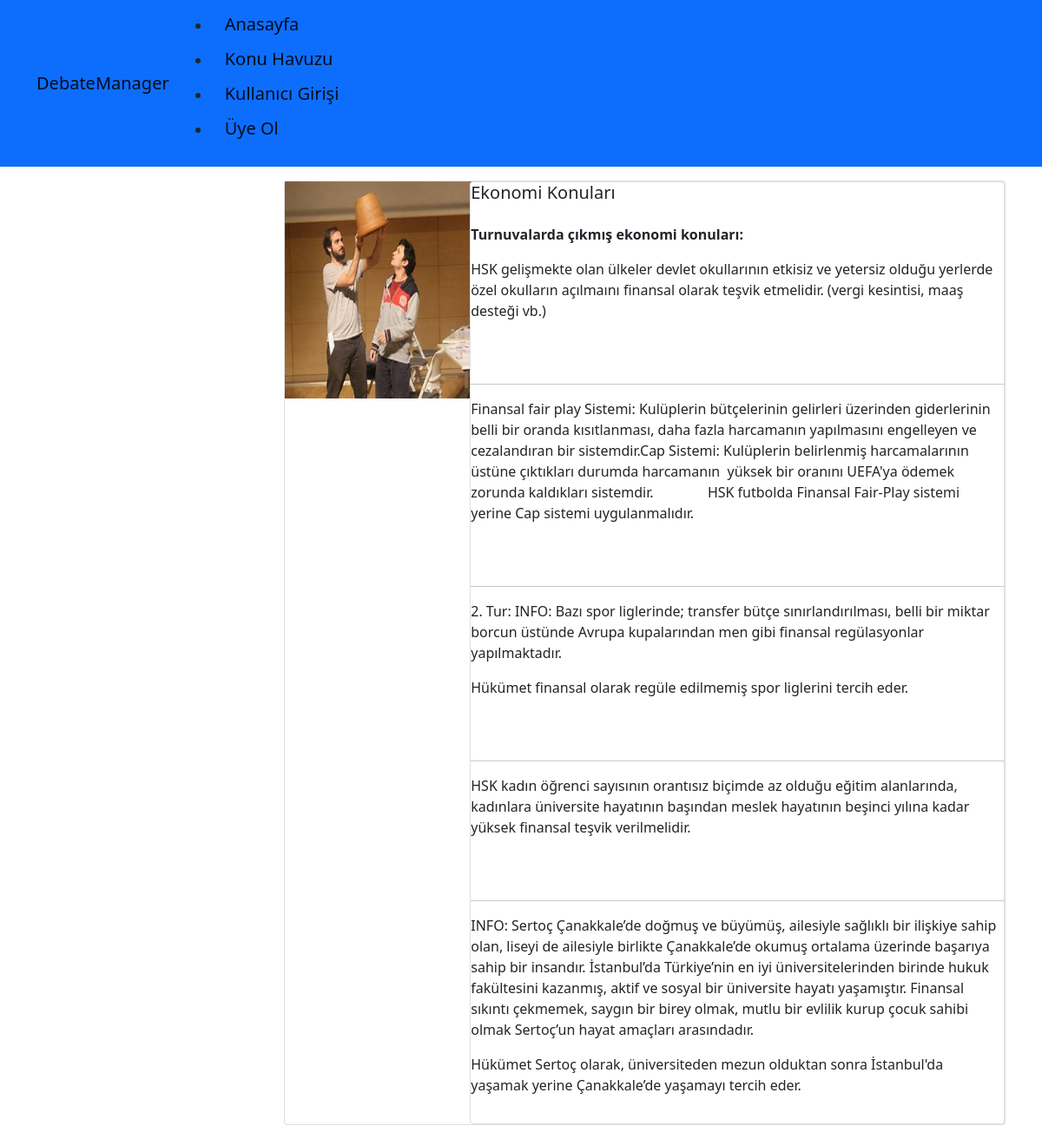
Page /blogs/ekonomi-konular on the committed database.
### DM/models.py (models this page shows, shortened)
class Blog(models.Model):
    title = models.CharField(max_length=200)
    image = models.CharField(max_length=50)
    description = RichTextField()
    is_active = models.BooleanField(default=False)
    is_home = models.BooleanField(default=False)
    slug = models.SlugField(null=False, blank=True, unique=True, db_index=True, editable=False)
    categories = models.ManyToManyField(Category)

### DM/views.py (the view)
# urls.py: path("blogs/<slug:slug>", views.blog_details, name="blog_details"),
def blog_details(request, slug):
    blog = Blog.objects.get(slug=slug)
    return render(request, "DM/blog_details.html", {
        "blog": blog})

### DM/templates/DM/blog_details.html (shortened to what this page needs)
{% extends "base.html" %}
{% load static %}
{% block content %}
    <div class="container mt-3">
        <div class="row">
            <div class="col-3">
            </div>
            <div class="col-9">
                <div class="card mb-3">
                    <div class="row">
                        <div class="col-md-3">
                            <img src="{% static 'img/'|add:blog.image %}" alt="" width="250" height="250">
                        </div>
                        <div class="col-md-9">
                            <div class="card body">
                                <h5 class="card-title">
                                    {{ blog.title }}
                                </h5>
                                <p class="card-text">{{ blog.description|safe }}</p>
                            </div>
                        </div>
                    </div>
                </div>
            </div>
        </div>
    </div>
{% endblock %}

### rows in the picture
Blog: image (picture), title "Ekonomi Konuları", description "Turnuvalarda çıkmış ekonomi konuları: HSK gelişmekte olan ülkeler devlet okullarının etkisiz ve yetersiz olduğu yerlerde özel okulların açılmaını finansal olarak teşvik etmelidir. (vergi kesintisi, maaş desteği vb.) Finansal fair play Sistemi: Kulüplerin bütçelerinin gelirleri üzerinden giderlerinin belli bir oranda kısıtlanması, daha fazla harcamanın yapılmasını engelleyen ve cezalandıran bir sistemdir.Cap Sistemi: Kulüplerin belirlenmiş harcamalarının üstüne çıktıkları durumda harcamanın yüksek bir oranını UEFA'ya ödemek zorunda kaldıkları sistemdir. HSK futbolda Finansal Fair-Play sistemi yerine Cap sistemi uygulanmalıdır. 2. Tur: INFO: Bazı spor liglerinde; transfer bütçe…"
